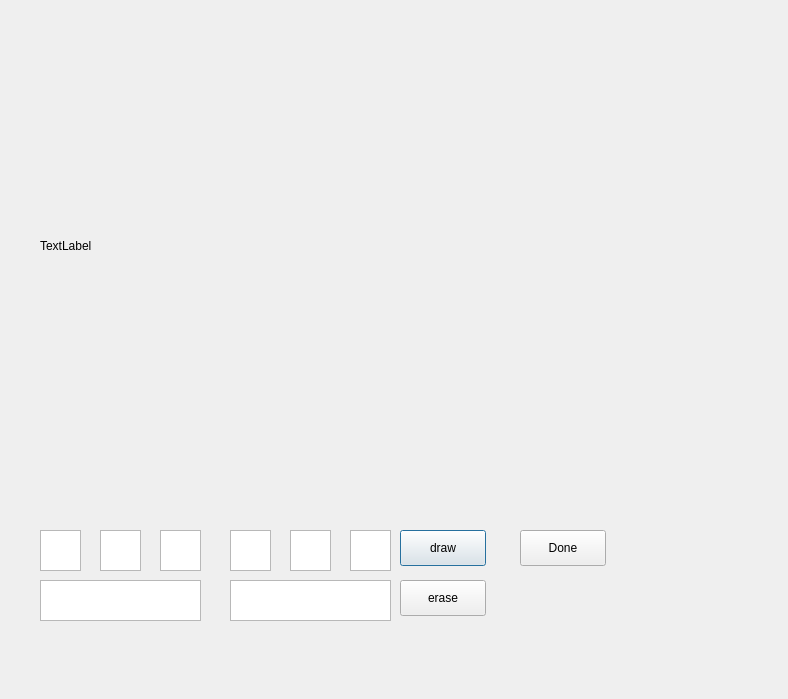
<?xml version="1.0" encoding="UTF-8"?>
<ui version="4.0">
 <class>InteractiveInput</class>
 <widget class="QDialog" name="InteractiveInput">
  <property name="geometry">
   <rect>
    <x>0</x>
    <y>0</y>
    <width>788</width>
    <height>699</height>
   </rect>
  </property>
  <property name="windowTitle">
   <string>Dialog</string>
  </property>
  <widget class="QLabel" name="label">
   <property name="geometry">
    <rect>
     <x>40</x>
     <y>20</y>
     <width>561</width>
     <height>451</height>
    </rect>
   </property>
   <property name="text">
    <string>TextLabel</string>
   </property>
  </widget>
  <widget class="QTextEdit" name="p1x">
   <property name="geometry">
    <rect>
     <x>40</x>
     <y>530</y>
     <width>41</width>
     <height>41</height>
    </rect>
   </property>
  </widget>
  <widget class="QTextEdit" name="p1y">
   <property name="geometry">
    <rect>
     <x>100</x>
     <y>530</y>
     <width>41</width>
     <height>41</height>
    </rect>
   </property>
  </widget>
  <widget class="QTextEdit" name="p1z">
   <property name="geometry">
    <rect>
     <x>160</x>
     <y>530</y>
     <width>41</width>
     <height>41</height>
    </rect>
   </property>
  </widget>
  <widget class="QTextEdit" name="p1label">
   <property name="geometry">
    <rect>
     <x>40</x>
     <y>580</y>
     <width>161</width>
     <height>41</height>
    </rect>
   </property>
  </widget>
  <widget class="QTextEdit" name="p2label">
   <property name="geometry">
    <rect>
     <x>230</x>
     <y>580</y>
     <width>161</width>
     <height>41</height>
    </rect>
   </property>
  </widget>
  <widget class="QTextEdit" name="p2x">
   <property name="geometry">
    <rect>
     <x>230</x>
     <y>530</y>
     <width>41</width>
     <height>41</height>
    </rect>
   </property>
  </widget>
  <widget class="QTextEdit" name="p2y">
   <property name="geometry">
    <rect>
     <x>290</x>
     <y>530</y>
     <width>41</width>
     <height>41</height>
    </rect>
   </property>
  </widget>
  <widget class="QTextEdit" name="p2z">
   <property name="geometry">
    <rect>
     <x>350</x>
     <y>530</y>
     <width>41</width>
     <height>41</height>
    </rect>
   </property>
  </widget>
  <widget class="QPushButton" name="draw">
   <property name="geometry">
    <rect>
     <x>400</x>
     <y>530</y>
     <width>86</width>
     <height>36</height>
    </rect>
   </property>
   <property name="text">
    <string>draw</string>
   </property>
  </widget>
  <widget class="QPushButton" name="erase">
   <property name="geometry">
    <rect>
     <x>400</x>
     <y>580</y>
     <width>86</width>
     <height>36</height>
    </rect>
   </property>
   <property name="text">
    <string>erase</string>
   </property>
  </widget>
  <widget class="QPushButton" name="Done">
   <property name="geometry">
    <rect>
     <x>520</x>
     <y>530</y>
     <width>86</width>
     <height>36</height>
    </rect>
   </property>
   <property name="text">
    <string>Done</string>
   </property>
  </widget>
 </widget>
 <resources/>
 <connections/>
</ui>
